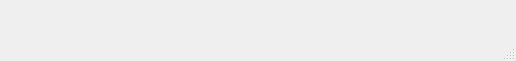
<?xml version="1.0" encoding="UTF-8"?>
<ui version="4.0">
 <class>MainWindow</class>
 <widget class="QMainWindow" name="MainWindow">
  <property name="windowModality">
   <enum>Qt::NonModal</enum>
  </property>
  <property name="geometry">
   <rect>
    <x>0</x>
    <y>0</y>
    <width>516</width>
    <height>61</height>
   </rect>
  </property>
  <property name="cursor">
   <cursorShape>ArrowCursor</cursorShape>
  </property>
  <property name="windowTitle">
   <string>Analog_Calculator</string>
  </property>
  <property name="unifiedTitleAndToolBarOnMac">
   <bool>false</bool>
  </property>
  <widget class="QWidget" name="centralwidget"/>
  <widget class="QMenuBar" name="menubar">
   <property name="geometry">
    <rect>
     <x>0</x>
     <y>0</y>
     <width>516</width>
     <height>23</height>
    </rect>
   </property>
  </widget>
  <widget class="QStatusBar" name="statusbar"/>
 </widget>
 <resources/>
 <connections/>
</ui>
